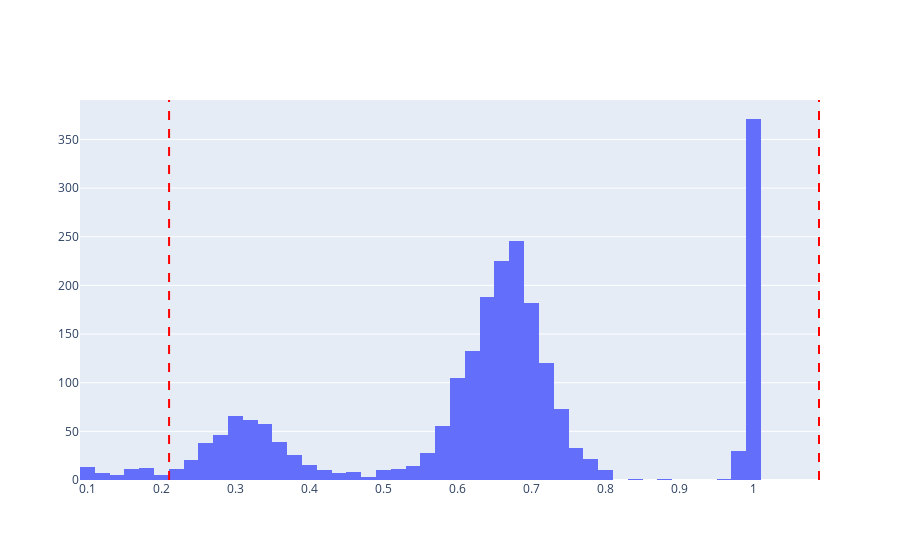

Notebook code for this chart:
### Code cell
plot_gaussian()

### Figure 1 — Plotly figure (JSON) as saved in the notebook; plotly's stock layout.template omitted (floating-point values rounded to 4 significant figures; data arrays with more than 128 entries replaced by an {"elided": "..."} marker saying what was removed)
{"data": [{"type": "histogram", "x": {"elided": "2323 float values"}, "xaxis": "x", "yaxis": "y"}], "layout": {"shapes": [{"line": {"color": "red", "dash": "dash"}, "type": "line", "x0": 0.2104, "x1": 0.2104, "xref": "x", "y0": 0, "y1": 1, "yref": "y domain"}, {"line": {"color": "red", "dash": "dash"}, "type": "line", "x0": 1.088, "x1": 1.088, "xref": "x", "y0": 0, "y1": 1, "yref": "y domain"}], "xaxis": {"anchor": "y", "domain": [0, 1]}, "yaxis": {"anchor": "x", "domain": [0, 1]}}}
